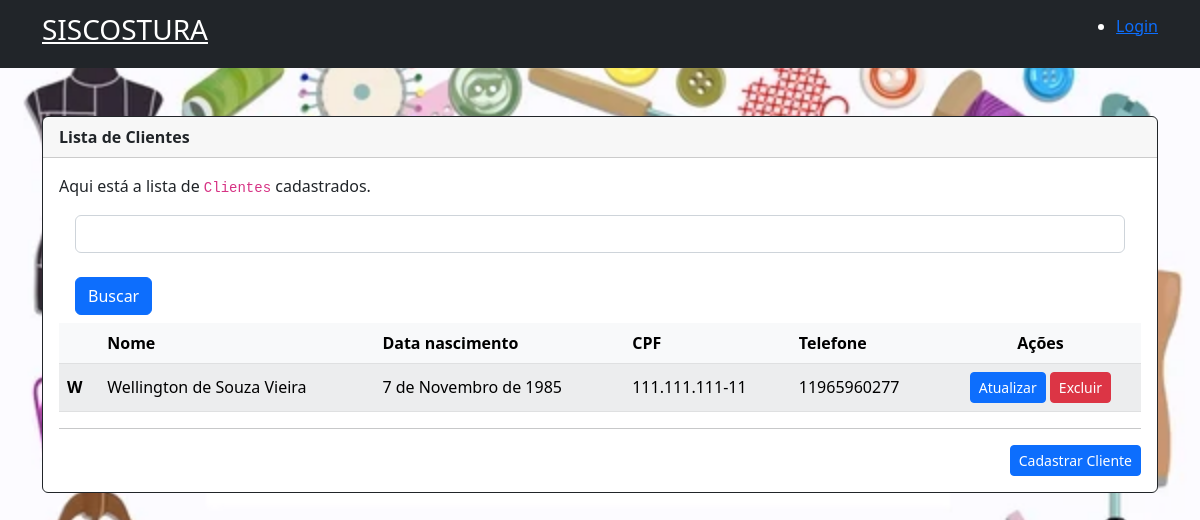
Page /clientes/lista on the earlier database version.
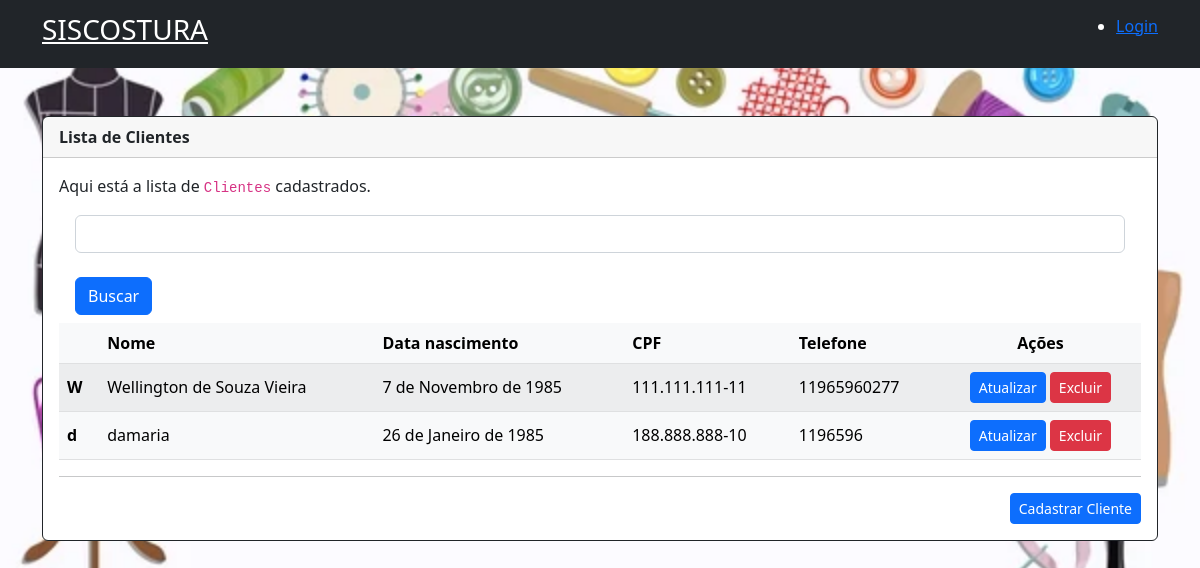
Same page on the later database version.
### siscostura/models.py (models this page shows, shortened)
class Cliente(models.Model):
    nome = models.CharField(
        max_length=300,
        null=False,
        blank=False
    )
    data_nascimento = models.DateField(
        null=True,
        blank=True
    )
    cpf = models.CharField(
        max_length=15,
        null=True,
        blank=True
    )
    telefone = models.CharField(
        max_length=15,
        null=True,
        blank=True
    )
    endereco_logradouro = models.CharField(
        max_length=300,
        null=True,
        blank=True
    )
    endereco_numero = models.CharField(
        max_length=30,
        null=True,
        blank=True
    )
    endereco_complemento = models.CharField(
        max_length=100,
        null=True,
        blank=True
    )
    endereco_complemento = models.CharField(
        max_length=100,
        null=True,
        blank=True
    )
    endereco_cep = models.CharField(
        max_length=15,
        null=True,
        blank=True
    )
    endereco_bairro = models.CharField(
        max_length=100,
        null=True,
        blank=True
    )
    endereco_cidade = models.CharField(
        max_length=100,
        null=True,
        blank=True
    )
    endereco_estado = models.CharField(
        max_length=100,
        null=True,
        blank=True
    )
    observacao = models.TextField(
        max_length=2000,
        null=True,
        blank=True
    )
    objetos = models.Manager()
    class Meta:
        db_table = "cliente"

### website/views.py (the view)
# urls.py: path('clientes/lista', views.ListaclientesView.as_view(),
class ListaclientesView(ListView):
    template_name = "website/clientes/lista.html"
    model = Cliente
    context_object_name = "clientes"
    def get_queryset(self):
        queryset = super().get_queryset()
        term = self.request.GET.get('search')
        print(term)
        if term:
            return queryset.filter(nome__icontains=term)
        return queryset

### website/templatetags/primeira_letra.py (called while the page is built)
@register.filter
@stringfilter
def primeira_letra(value):
    return list(value)[0]

### website/templates/website/clientes/lista.html (shortened to what this page needs)
{% extends "website/_layouts/base.html" %}
{% load primeira_letra %}
{% block conteudo %}
    <div class="container mt-5">
        <div class="row">
            <div class="col-lg-12 col-md-12 col-sm-12 col-xs-12">
                <div class="card border-dark" data-aos="fade-in" data-aos-duration="750">
                <div class="card-header"><b>Lista de Clientes</b></div>
                    <div class="card-body">
                        {% if clientes|length > 0 %}
                            <p class="card-text">Aqui está a lista de <code>Clientes</code> cadastrados.</p>
                            <form class="form-inline" action="{%url 'website:lista_clientes' %}" >
                                <div class="form-group mx-sm-3 mb-2">
                                    <input class="form-control" type="search" name="search">
                                    <br/>
                                    <button class="btn btn-primary" type="submit"> Buscar </button>
                                </div>
                            </form>
                            <table class="table table-light table-striped table-hover align-middle">
                                <thead>
                                <tr>
                                    <th scope="col"></th>
                                    <th scope="col">Nome</th>
                                    <th scope="col">Data nascimento</th>
                                    <th scope="col">CPF</th>
                                    <th scope="col">Telefone</th>
                                    <th scope="col" class="text-center">Ações</th>
                                </tr>
                                </thead>
                                <tbody>
                                {% for cliente in clientes %}
                                    <tr>
                                        <th scope="row">{{ cliente.nome|primeira_letra }}</th>
                                        <td>{{ cliente.nome }}</td>
                                        <td>{{ cliente.data_nascimento }}</td>
                                        <td>{{ cliente.cpf }}</td>
                                        <td>{{ cliente.telefone }}</td>
                                        <td class="text-center">
                                            <a href="{% url 'website:atualiza_cliente' pk=cliente.id %}"
                                               class="btn btn-primary btn-sm">
                                                Atualizar
                                            </a>
                                            <a href="{% url 'website:deleta_cliente' pk=cliente.id %}"
                                               class="btn btn-danger btn-sm">
                                                Excluir
                                            </a>
                                        </td>
                                    </tr>
                                {% endfor %}
                                </tbody>
                            </table>
                        {% else %}
                            <div class="text-center mt-5 mb-5 jumbotron">
                                <h5>Nenhum <code>Cliente</code> cadastrado ainda.</h5>
                            </div>
                        {% endif %}
                        <hr/>
                        <div class="text-end">
                            <a href="{% url 'website:cadastra_cliente' %}" class="btn btn-primary btn-sm">
                                Cadastrar Cliente
                            </a>
                        </div>
                    </div>
                </div>
            </div>
        </div>
    </div>
{% endblock %}

### website/templates/website/_layouts/base.html (shortened to what this page needs)
<!DOCTYPE html>
<html>
    {% load static tempo_atual%}
<head>
    <link rel="stylesheet" type="text/css" href="{% static 'website/css/bootstrap.min.css' %}">
    <link rel="stylesheet" type="text/css" href="{% static 'website/css/master.css' %}">
    <link rel="stylesheet" type="text/css" href="{% static 'website/css/aos.css' %}">
</head>
<body>
<nav class="navbar navbar-expand-lg navbar-dark bg-dark">
    <div class="container">
        <a class="navbar-brand" href="/">
            <h3 style="text-decoration: underline">SISCOSTURA</h3>
        </a>
        <ul class="sidebar-nav" style="color: white">
            {% if user.is_authenticated %}
              <li>Usuário: {{ user.get_username }}</li>
              <li><a href="{% url 'logout'%}?next=/accounts/login">Logout</a></li>
            {% else %}
              <li><a href="{% url 'login'%}?next={{request.path}}">Login</a></li>
            {% endif %}
        </ul>
    </div>
</nav>
<div data-aos="fade-in" data-aos-duration="1000">
    {% block conteudo %}{% endblock %}
</div>
</body>
</html>

### website/static/website/css/master.css (style rules this page uses)
body { background: url("/static/website/img/corte_costura.webp") no-repeat top center fixed; background-size: cover; }

Differences in the rows shown:
added Cliente: nome|primeira_letra "d", nome "damaria", data_nascimento "26 de Janeiro de 1985", cpf "188.888.888-10", telefone "1196596"
